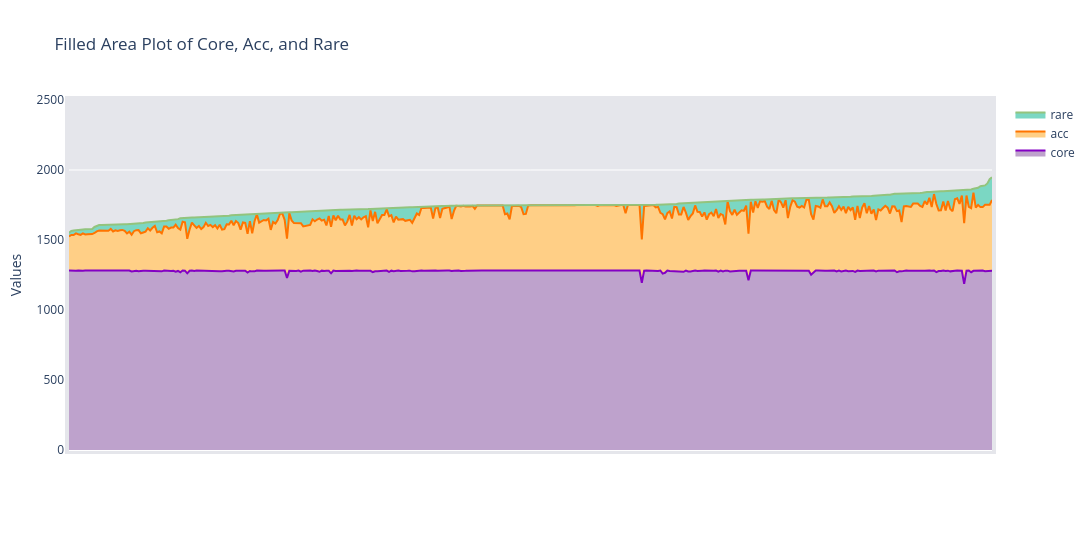

Source (notebook cell):
### Code cell
import plotly.graph_objects as go

# Sort the DataFrame by 'rare'
df_sorted = df_car_dist.sort_values(by='sum')

# Create x as a sequence representing the ordered samples
x = list(range(len(df_sorted)))

# Create a new figure
fig = go.Figure()

# Add scatter traces with stackgroup for stacking areas
fig.add_trace(go.Scatter(
    x=x,
    y=df_sorted['core'],
    name='core',
    stackgroup='one',
    mode='lines',
    line=dict(color='#8300c4'),
    fillcolor='#bea2cc'
))
fig.add_trace(go.Scatter(
    x=x,
    y=df_sorted['acc'],
    name='acc',
    stackgroup='one',
    mode='lines',
    line=dict(color='#ff7400'),
    fillcolor='#ffcf86'
))
fig.add_trace(go.Scatter(
    x=x,
    y=df_sorted['rare'],
    name='rare',
    stackgroup='one',
    mode='lines',
    line=dict(color='#93c47d'),
    fillcolor='#7bd7c3'
))

# Update layout to match original specifications
fig.update_layout(
    title='Filled Area Plot of Core, Acc, and Rare',
    xaxis_title='Samples ordered by Rare',
    yaxis_title='Values',
    yaxis=dict(range=[0, 2500]), # changed to 1000
    autosize=False,
    width=1200,
    height=550,
    margin=dict(l=50, r=50, b=100, t=100, pad=4),
    paper_bgcolor='white',
    plot_bgcolor='#e5e6eb'
)

# Hide x-axis labels
fig.update_xaxes(visible=False)

# Show the plot
fig.show()

### Figure 1 — Plotly figure (JSON) as saved in the notebook; plotly's stock layout.template omitted (floating-point values rounded to 4 significant figures; data arrays with more than 128 entries replaced by an {"elided": "..."} marker saying what was removed)
{"data": [{"fillcolor": "#bea2cc", "line": {"color": "#8300c4"}, "mode": "lines", "name": "core", "stackgroup": "one", "type": "scatter", "x": {"elided": "399 int values"}, "y": {"elided": "399 int values"}}, {"fillcolor": "#ffcf86", "line": {"color": "#ff7400"}, "mode": "lines", "name": "acc", "stackgroup": "one", "type": "scatter", "x": {"elided": "399 int values"}, "y": {"elided": "399 int values"}}, {"fillcolor": "#7bd7c3", "line": {"color": "#93c47d"}, "mode": "lines", "name": "rare", "stackgroup": "one", "type": "scatter", "x": {"elided": "399 int values"}, "y": {"elided": "399 int values"}}], "layout": {"autosize": false, "height": 550, "margin": {"b": 100, "l": 50, "pad": 4, "r": 50, "t": 100}, "paper_bgcolor": "white", "plot_bgcolor": "#e5e6eb", "title": {"text": "Filled Area Plot of Core, Acc, and Rare"}, "width": 1200, "xaxis": {"title": {"text": "Samples ordered by Rare"}, "visible": false}, "yaxis": {"range": [0, 2500], "title": {"text": "Values"}}}}
